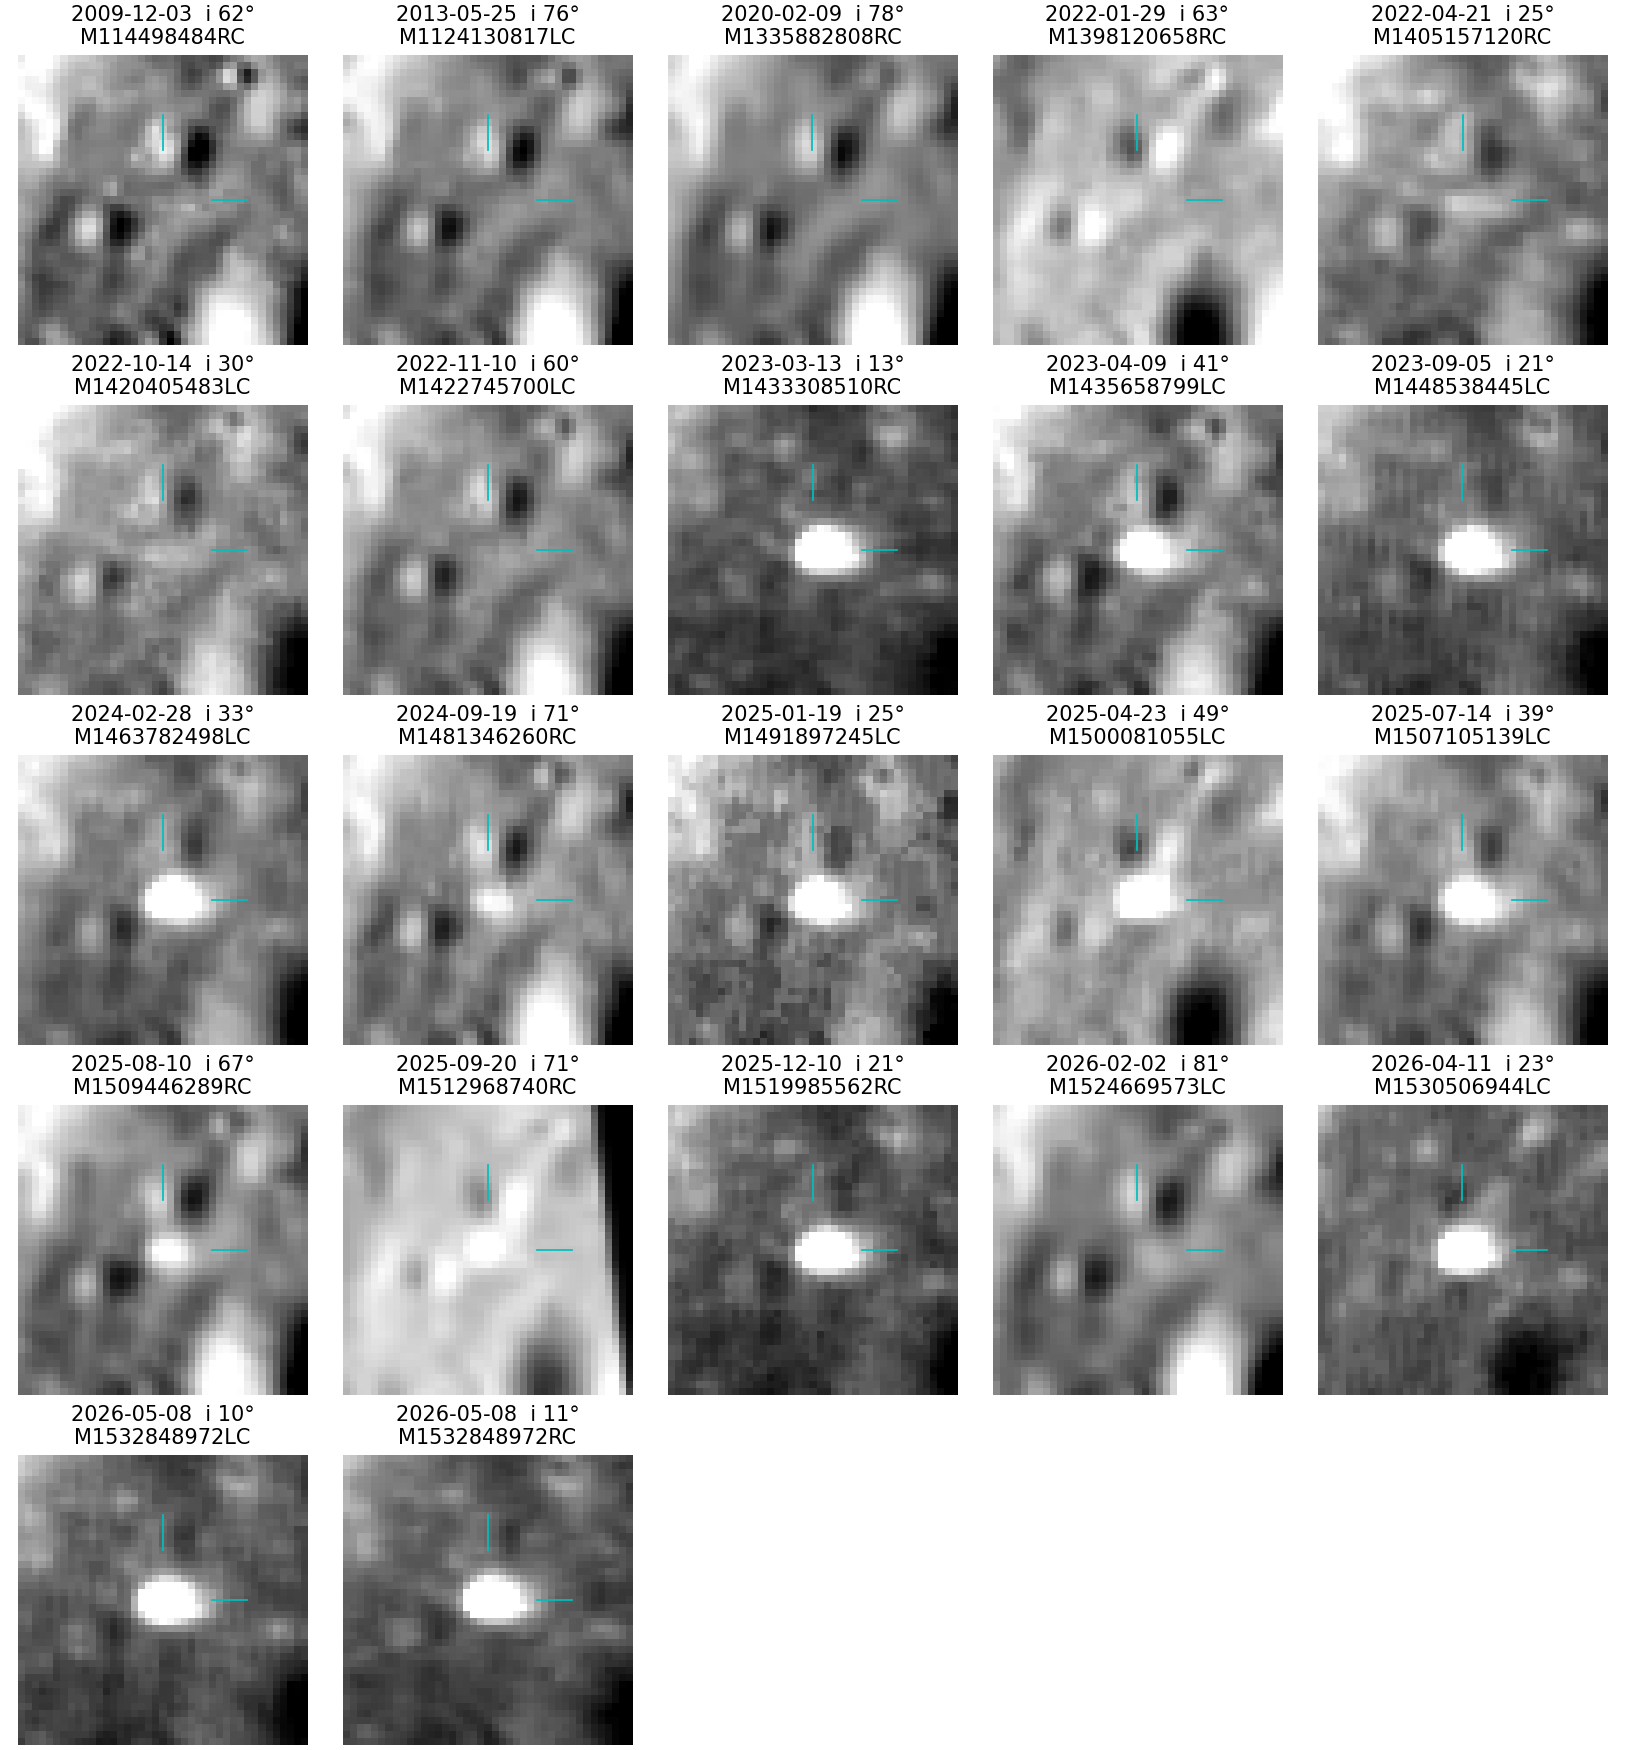

The script that saved this image:
from images import *
import cv2
import matplotlib
matplotlib.use('Agg')
import matplotlib.pyplot as plt
from numpy.linalg import lstsq
import pandas as pd
def run(root,loc,out):
    out.mkdir(parents=True,exist_ok=True);members=json.loads((loc/'centers.json').read_text())
    m=json.loads((root/'observations.json').read_text());setup_geo(m)
    names=sorted(members,key=lambda k:m[k]['date'])
    cuts={}
    for n in names:
        row=members[n];p=np.array([row['x'],row['y']],dtype='f4')
        cuts[n]=cv2.getRectSubPix(np.load(root/'tiles'/(n+'.npy')),(151,151),tuple(p))
    np.savez_compressed(out/'cutouts.npz',**cuts)
    y,x=np.indices((151,151));r=np.hypot(x-75,y-75)
    cols=5;ny=(len(cuts)+cols-1)//cols
    fig,ax=plt.subplots(ny,cols,squeeze=False,figsize=(2.6*cols,2.8*ny),layout='constrained');result=[]
    for c in ax.ravel():c.axis('off')
    for c,n in zip(ax.ravel(),names):
        im=cuts[n];md=m[n]
        if (im[r<12]>100).mean()<.45:continue
        b=np.mean(im[(r>=13)&(r<=25)]);d=im/b
        core=np.log(d[r<=3].mean())
        q=np.percentile(im[55:96,55:96],[1,98]);crop=im[55:96,55:96]
        c.imshow(crop,cmap='gray',interpolation='nearest',vmin=q[0],vmax=q[1]);c.set_title(f"{md['date'][:10]}  i {md['incidence_deg']:.0f}°\n{n}");c.plot([20,20],[8,13],color='c',lw=1);c.plot([27,32],[20,20],color='c',lw=1)
        lons=((md['sun_lon']-276.99227+180)%360)-180
        result.append(dict(product=n,date=md['date'][:10],inc_deg=md['incidence_deg'],sun_from='east' if lons>0 else 'west',log_core=core,med=np.median(im[r<=5])/b,peak=np.max(im[r<=6])/b,low=np.min(im[r<=6])/b))
    pd.DataFrame(result).to_csv(out/'contrast.csv',index=False)
    fig.savefig(out/'sequence.png',dpi=125);plt.close(fig)
    print(pd.DataFrame(result).round(3).to_string(index=False))
if __name__=='__main__':run(*[Path(k) for k in sys.argv[1:]])
